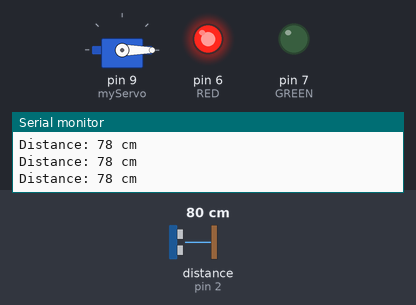
Bench run of a sketch on a simulated Arduino Uno, built with avr-gcc and run on an emulated ATmega328P. Shown: servo, output pins drawn as LEDs (lit = HIGH), the last lines printed to the serial monitor. Wiring (inferred from the names in the program): ultrasonic range finder: trigger pin 3; echo pin 2. The test bench sets the inputs (shaded band); at power-on: distance to the obstacle (sensor on pin 2) 80 cm. The echo pulse lasts 58.3 µs per cm; pins used as bus, display or sensor lines are not drawn.

Above: at 1.8 s.
1.9 s: distance to the obstacle (sensor on pin 2) set to 34 cm
3.4 s: distance to the obstacle (sensor on pin 2) set to 28 cm
At 4.5 s:
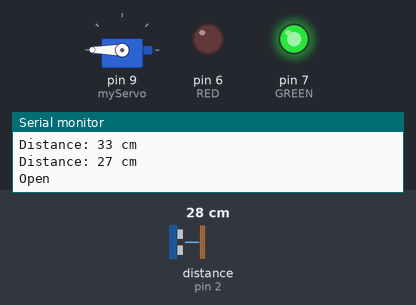
5.0 s: distance to the obstacle (sensor on pin 2) set to 35 cm
At 6.8 s:
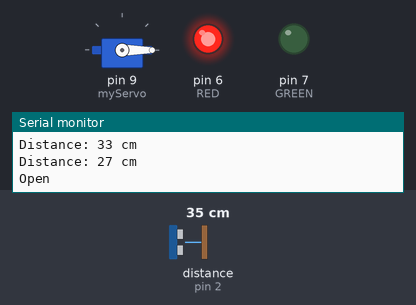
Timing chart, 0 to 8.3 s (numbered marks = the images above; inputs shaded):
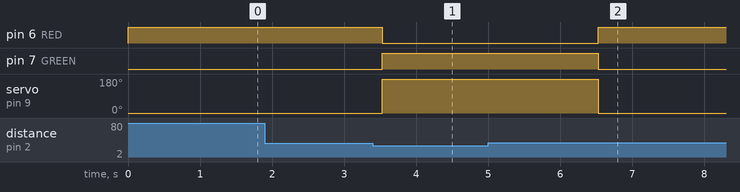

Measured:
- the behaviour switches between 31 and 30 cm on distance to the obstacle (sensor on pin 2) (found by bisection; images 0 and 1)
- after the input at 3.4 s, pin 6 (RED): HIGH → LOW after 0.13 s; pin 7 (GREEN): LOW → HIGH after 0.13 s; servo on pin 9 (myServo): 0° → 180° after 0.13 s
- after the input at 5.0 s, pin 6 (RED): goes on until 6.5 s, then stays HIGH; pin 7 (GREEN): goes on until 6.5 s, then stays LOW; servo on pin 9 (myServo): goes on until 6.5 s, then stays 0°

The sketch:

smart_bin.ino
```cpp
#define echoPin 2  // attach pin D2 Arduino to pin Echo of HC-SR04
#define trigPin 3  //attach pin D3 Arduino to pin Trig of HC-SR04
#include <Servo.h> //Header to include Servo motor

// defines variables
long duration; // variable for the duration of sound wave travel
int distance;  // variable for the distance measurement

Servo myServo; //Servo motor object reference
int pos = 0;   //servo motor position
int RED = 6;   //Red LED pin number
int GREEN = 7; //Green LED pin number

void setup()
{
  myServo.attach(9);
  pinMode(trigPin, OUTPUT); // Sets the trigPin as an OUTPUT
  pinMode(echoPin, INPUT);  // Sets the echoPin as an INPUT
  pinMode(RED, OUTPUT);     //Sets the Green LED as an OUTPUT
  pinMode(GREEN, OUTPUT);   //Sets the Red LED as an OUTPUT
  Serial.begin(9600);       // Serial Communication is starting with 9600 of baudrate speed
  digitalWrite(GREEN, LOW);
  digitalWrite(RED, LOW);
}
void loop()
{

  myServo.write(pos); //Setting the motor to zero position

  // Clears the trigPin condition
  digitalWrite(trigPin, LOW);
  delayMicroseconds(2);
  digitalWrite(RED, HIGH); //if closed LED red
  delay(500);
  digitalWrite(RED, HIGH); //if closed LED red
  // Sets the trigPin HIGH (ACTIVE) for 10 microseconds
  digitalWrite(trigPin, HIGH);
  delayMicroseconds(10);
  digitalWrite(trigPin, LOW);
  // Reads the echoPin, returns the sound wave travel time in microseconds
  duration = pulseIn(echoPin, HIGH);
  // Calculating the distance
  distance = duration * 0.034 / 2; // Speed of sound wave divided by 2 (go and back)
  // Displays the distance on the Serial Monitor
  Serial.print("Distance: ");
  Serial.print(distance);
  Serial.println(" cm");

  //Open the bin lid
  if (distance < 30)
  { //if the sensor detects distance is less than 30cm, the motor turns 180 degrees
    pos = 180;
    myServo.write(pos);
    Serial.print("Open ");
    digitalWrite(GREEN, HIGH); //if open LED green
    digitalWrite(RED, LOW);
    delay(3000);             // 3 second delay (!)
    digitalWrite(RED, HIGH); //if closed LED red
    digitalWrite(GREEN, LOW);
    pos = 0;
  }
  //close bin lid
}
```
